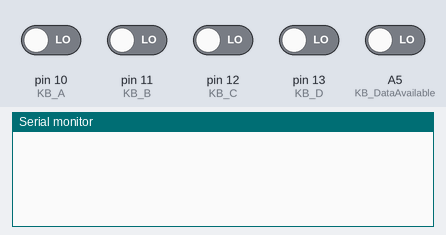
Bench run of a sketch on a simulated Arduino Uno, built with avr-gcc and run on an emulated ATmega328P. Shown: the last lines printed to the serial monitor. Inputs (shaded band) come from the test bench; at power-on: A5 (KB_DataAvailable), pin 10 (KB_A), pin 11 (KB_B), pin 12 (KB_C), pin 13 (KB_D) LOW.

Above: at 1.2 s.
1.3 s: A5 (KB_DataAvailable) driven HIGH
At 1.41 s:
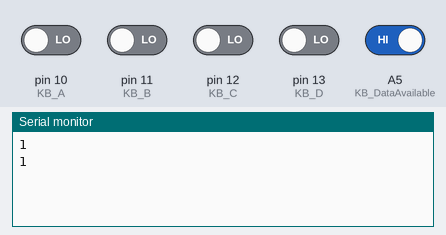
3.2 s: pin 10 (KB_A) driven HIGH
At 3.21 s:
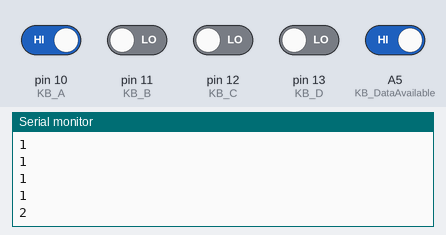
4.7 s: pin 11 (KB_B) driven HIGH
At 4.71 s:
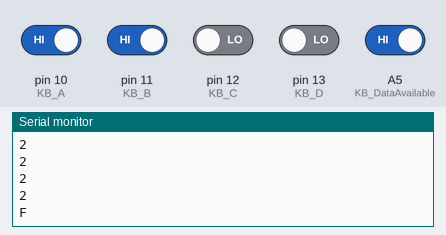
6.6 s: pin 12 (KB_C) driven HIGH
At 6.61 s:
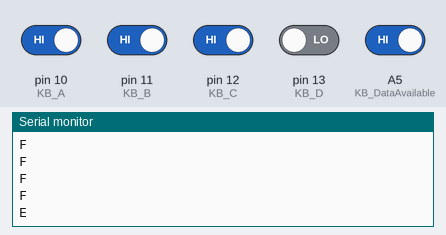
8.5 s: pin 13 (KB_D) driven HIGH
At 8.51 s:
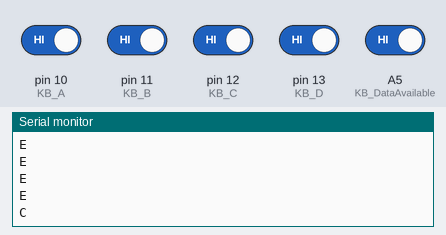
10.4 s: pin 10 (KB_A) driven LOW
At 10.41 s:
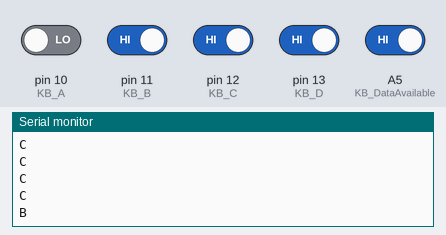

Measured:
- after the input at 1.3 s, the serial monitor: prints a new line at once (image 1)
- after the input at 3.2 s, the serial monitor: prints a new line at once (image 2)
- after the input at 4.7 s, the serial monitor: prints a new line at once (image 3)
- after the input at 6.6 s, the serial monitor: prints a new line at once (image 4)
- after the input at 8.5 s, the serial monitor: prints a new line at once (image 5)
- after the input at 10.4 s, the serial monitor: prints a new line at once (image 6)

The sketch:

MA2012_KB.ino
```cpp
//This program reads a keypad and print out the key to serial output

// Pins for 74C922 keypad encoder
int KB_DataAvailable=A5;//Data ready pin from Keyboard
int KB_A=10; //Output A
int KB_B=11; //Output B
int KB_C=12; //Output C
int KB_D=13; //Output D

// Declare keypad layout
char keys[] = {'1','2','3','F',
               '4','5','6','E',
               '7','8','9','D',
               'A','0','B','C'};

void setup(void) {
  //initialize pins for keypad
  pinMode(KB_DataAvailable,INPUT);
  pinMode(KB_A,INPUT);
  pinMode(KB_B,INPUT);
  pinMode(KB_C,INPUT);
  pinMode(KB_D,INPUT);
  // initialize serial communication at 9600 bits per second:
  Serial.begin(9600);
}
char c;
void loop(void) {
    //check if the keypad is hit
    if(digitalRead(KB_DataAvailable)) {
      c=KB_Read(); //read the keypad
      Serial.println(c);// print out the key
      delay(100);// debounce
    }
}
char KB_Read() {
  int ka,kb,kc,kd,k;
  ka=digitalRead(KB_A); //read encoder output A
  kb=digitalRead(KB_B); //read encoder output B
  kc=digitalRead(KB_C); //read encoder output C
  kd=digitalRead(KB_D); //read encoder output D
  k=ka+kb*2+kc*4+kd*8; // combine the encoder outputs
  return keys[k];
}
```
